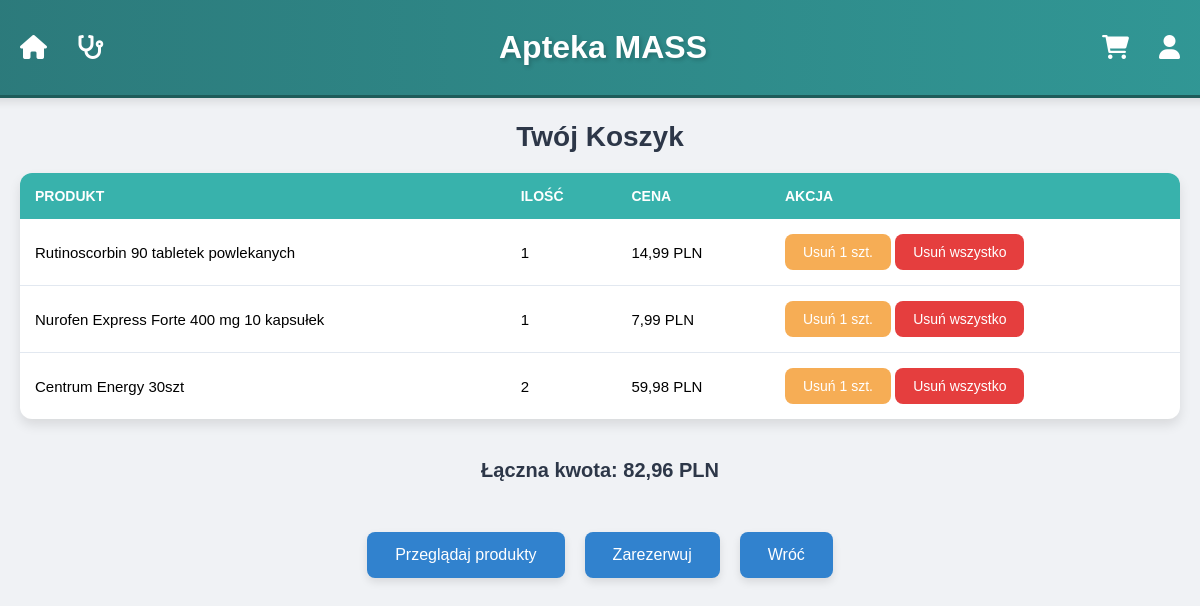
The app's page /mass/cart/ (signed in) with its own data.
### mass/models.py (models this page shows, shortened)
class CartItem(models.Model):
    medication = models.ForeignKey(Medication, on_delete=models.CASCADE)
    quantity = models.PositiveIntegerField()

class Medication(models.Model):
    class Category(models.TextChoices):
        PAIN = 'pain', 'Ból'
        ALLERGY = 'allergy', 'Alergia'
        DIABETIC = 'diabetic', 'Diabetyk'
        SKIN = 'skin', 'Skóra'
        COLD = 'cold', 'Przeziębienie'
        WOUNDS = 'wounds', 'Rany i oparzenia'
        DIGESTIVE = 'digestive', 'Trawienie'
        CONTRACEPTION = 'contraception', 'Antykoncepcja'
        VITAMINS = 'vitamins', 'Witaminy'
        OTHER = 'inne', 'Inne'
    name = models.CharField(max_length=100)
    side_effects = models.CharField(max_length=200)
    price = models.DecimalField(max_digits=10, decimal_places=2, null=True, blank=True)
    description = models.TextField(null=True, blank=True)
    image = models.ImageField(upload_to='MASS-main\image', null=True, blank=True)
    category_tag = models.CharField(max_length=20, choices=Category.choices, default=Category.OTHER)

### mass/views.py (the view)
# urls.py: path('cart/', views.cart_view, name='cart_view'),
@login_required
def cart_view(request):
    extended_user = get_object_or_404(ExtendedUser, user=request.user)
    cart = extended_user.cart
    cart_items = cart.items.all()
    request.session['prescription_id'] = None
    grand_total = sum(item.quantity * item.medication.price for item in cart_items)
    return render(request, 'cart.html', {'cart_items': cart_items, 'grand_total': grand_total})

### mass/templatetags/custom_filters.py (called while the page is built)
@register.filter
def multiply(value, arg):
    try:
        return value * arg
    except (ValueError, TypeError):
        return ''

### mass/templates/cart.html (shortened to what this page needs)
{% load custom_filters %}
<!DOCTYPE html>
<html lang="pl">
<head>
    {% load static %}
</head>
<body>
    {% include 'navbar.html' %}
    <h2>Twój Koszyk</h2>
    {% if cart_items %}
    <table>
        <thead>
            <tr>
                <th>Produkt</th>
                <th>Ilość</th>
                <th>Cena</th>
                <th>Akcja</th>
            </tr>
        </thead>
        <tbody>
            {% for item in cart_items %}
                <tr>
                    <td>{{ item.medication.name }}</td>
                    <td>{{ item.quantity }}</td>
                    <td>{{ item.medication.price|multiply:item.quantity }} PLN</td>
                    <td>
                        <form action="{% url 'remove_single_item' item.id %}" method="POST" style="display: inline-block;">
                            <button type="submit" class="remove-button" style="background-color: #f6ad55;"
                                    onclick="return confirm('Czy na pewno chcesz usunąć 1 sztukę tego produktu?')">Usuń 1 szt.</button>
                        </form>
                        <form action="{% url 'remove_from_cart' item.id %}" method="POST" style="display: inline-block;">
                            <button type="submit" class="remove-button" onclick="return confirm('Czy na pewno chcesz usunąć cały produkt z koszyka?')">Usuń wszystko</button>
                        </form>
                    </td>
                </tr>
            {% endfor %}
        </tbody>
    </table>
    <p class="total">Łączna kwota: {{ grand_total }} PLN</p>
    <div class="button-container">
        <a href="{% url 'products' %}"><button>Przeglądaj produkty</button></a>
        <a href="{% url 'checkout_view'%}"><button>Zarezerwuj</button></a>
        <a href="javascript:history.back()"><button>Wróć</button></a>
    </div>
    {% else %}
    <p style="text-align: center; font-size: 16px;">Twój koszyk jest pusty.</p>
    <div class="button-container">
        <a href="{% url 'products' %}"><button>Przeglądaj produkty</button></a>
    </div>
    {% endif %}
</body>
</html>

### mass/templates/cart.html (style rules this page uses)
body { font-family: Arial, sans-serif; background-color: #f0f2f5; display: flex; flex-direction: column; align-items: center; margin: 0; padding: 0px 20px; }
h2 { text-align: center; color: #2d3748; margin-bottom: 20px; font-size: 28px; }
table { width: 100%; margin-bottom: 20px; border-collapse: separate; border-spacing: 0; border-radius: 12px; overflow: hidden; box-shadow: 0 6px 12px rgba(0, 0, 0, 0.1); background-color: white; }
th, td { padding: 15px; text-align: left; }
th { background-color: #38b2ac; color: white; text-transform: uppercase; font-size: 14px; }
td { border-bottom: 1px solid #e2e8f0; font-size: 15px; }
tr:last-child td { border-bottom: none; }
.remove-button { background-color: #e53e3e; color: white; padding: 10px 18px; border: none; border-radius: 8px; cursor: pointer; font-size: 14px; transition: transform 0.2s ease, background-color 0.2s ease; }
.button-container { margin-top: 30px; display: flex; justify-content: center; gap: 20px; }
.button-container a button { background-color: #3182ce; color: white; padding: 14px 28px; border: none; border-radius: 8px; font-size: 16px; cursor: pointer; transition: transform 0.2s ease, background-color 0.2s ease; box-shadow: 0 4px 8px rgba(0, 0, 0, 0.1); }
.total { text-align: center; font-size: 20px; font-weight: bold; color: #2d3748; margin: 20px 0; }

### records on screen
CartItem: medication.name "Rutinoscorbin 90 tabletek powlekanych", quantity "1", medication.price|multiply "14,99"
CartItem: medication.name "Nurofen Express Forte 400 mg 10 kapsułek", quantity "1", medication.price|multiply "7,99"
CartItem: medication.name "Centrum Energy 30szt", quantity "2", medication.price|multiply "59,98"

### other values on screen
{{ grand_total }} "82,96"
